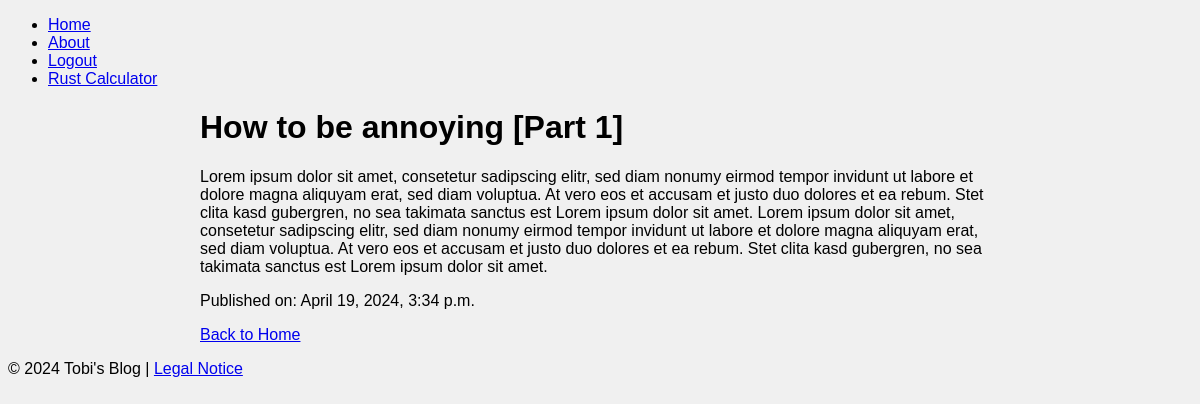
/post/2/, run on an earlier commit of the app's database.
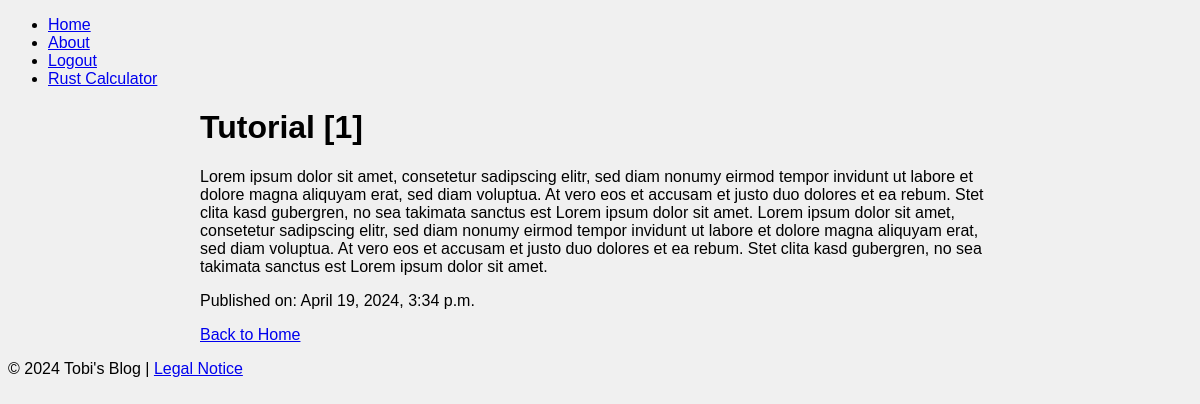
And on a later commit of the database.
### blog/models.py (models this page shows, shortened)
class Post(models.Model):
    title = models.CharField(max_length=200)
    content = models.TextField()
    created_at = models.DateTimeField(auto_now_add=True)

### blog/views.py (the view)
# urls.py: path('post/<int:pk>/', views.post_detail, name='post_detail'),
def post_detail(request, pk):
    post = get_object_or_404(Post, pk=pk)
    return render(request, 'blog/post_detail.html', {'post': post})

### blog/templates/blog/post_detail.html (shortened to what this page needs)
{% extends 'base.html' %}
{% block content %}
    <h1>{{ post.title }}</h1>
    <p>{{ post.content|safe }}</p>
    <p>Published on: {{ post.created_at }}</p>
    {% load comments %}
    <a href="{% url 'post_list' %}">Back to Home</a>
{% endblock %}

What changed in the data, as far as the page shows it:
changed Post: title "How to be annoying [Part 1]" → "Tutorial [1]"
